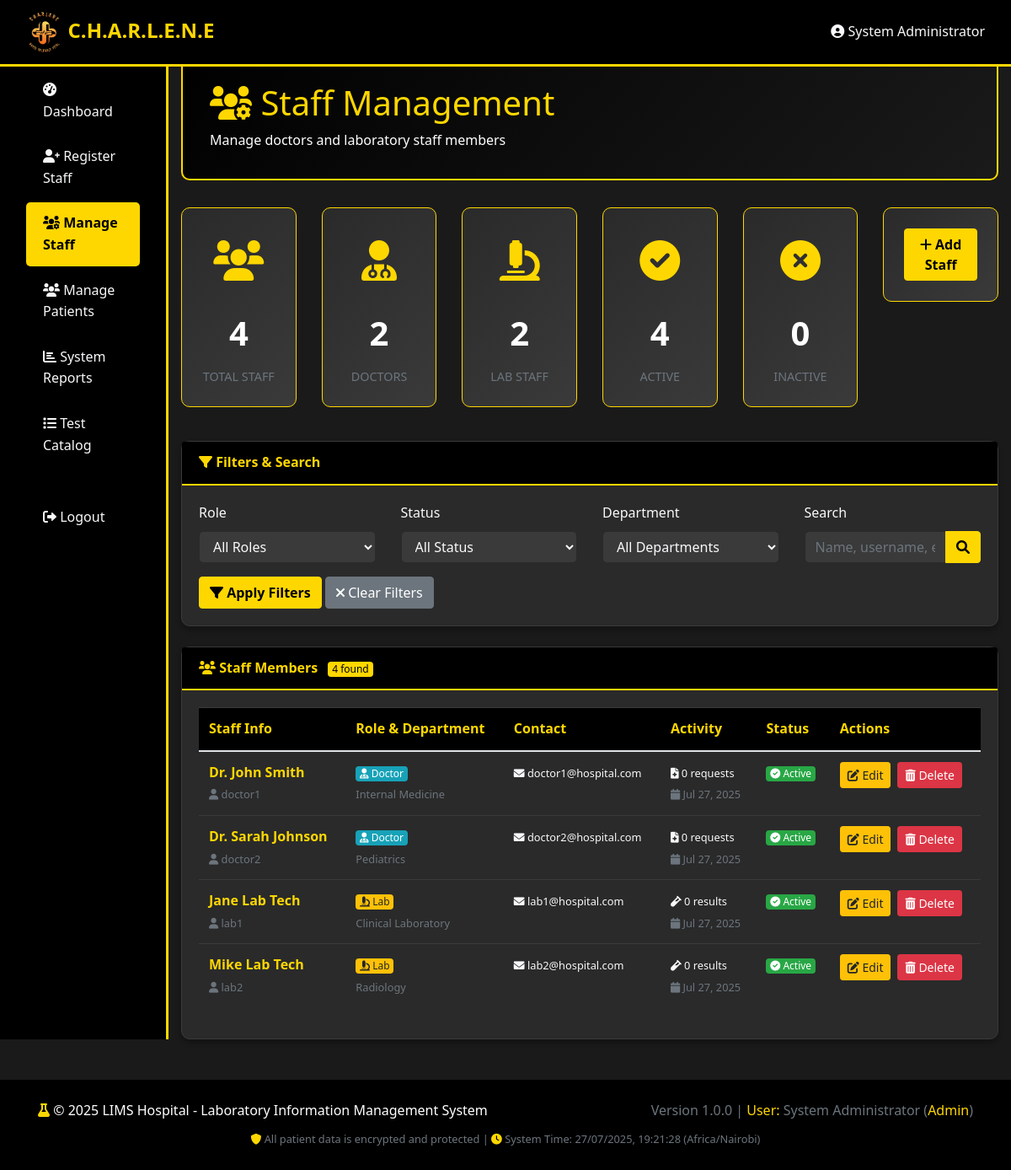
Page /admin/manage_staff.php (signed in) on the committed database.
### tables this page shows
CREATE TABLE users (
    id INT AUTO_INCREMENT PRIMARY KEY,
    username VARCHAR(50) UNIQUE NOT NULL,
    password VARCHAR(255) NOT NULL,
    full_name VARCHAR(100) NOT NULL,
    email VARCHAR(100),
    phone VARCHAR(20),
    role ENUM('doctor', 'lab', 'admin') NOT NULL,
    department VARCHAR(50),
    is_active BOOLEAN DEFAULT TRUE,
    created_at TIMESTAMP DEFAULT CURRENT_TIMESTAMP,
    updated_at TIMESTAMP DEFAULT CURRENT_TIMESTAMP ON UPDATE CURRENT_TIMESTAMP
);

### admin/manage_staff.php (the view, shortened to what the rows shown need)
<?php
require_once '../includes/header.php';
$database = new Database();
$pdo = $database->connect();
$sql = "SELECT u.*,
        (SELECT COUNT(*) FROM test_requests tr WHERE tr.doctor_id = u.id) as total_requests,
        (SELECT COUNT(*) FROM test_results tr
         JOIN test_request_items tri ON tr.test_item_id = tri.id
         WHERE tr.performed_by = u.id OR tr.verified_by = u.id) as total_results
        FROM users u
        WHERE u.role IN ('doctor', 'lab')";
$params = [];
$sql .= " ORDER BY u.full_name ASC";
try {
    $stmt = $pdo->prepare($sql);
    $stmt->execute($params);
    $staff_members = $stmt->fetchAll(PDO::FETCH_ASSOC);
} catch (Exception $e) {
    $_SESSION['error'] = "Error fetching staff members: " . $e->getMessage();
    error_log("Error fetching staff: " . $e->getMessage());
    $staff_members = [];
}
?>
<!DOCTYPE html>
<html lang="en">
<head>
    <link href="https://cdnjs.cloudflare.com/ajax/libs/bootstrap/4.6.0/css/bootstrap.min.css" rel="stylesheet">
    <link href="https://cdnjs.cloudflare.com/ajax/libs/font-awesome/6.0.0/css/all.min.css" rel="stylesheet">
    <link href="../assets/css/style.css" rel="stylesheet">
</head>
<body>
    <div class="container-fluid">
        <div class="row">
            <div class="col-md-9 col-lg-10 main-content">
                <div class="dashboard-header">
                    <h1 class="text-gold">
                        <i class="fas fa-users-cog"></i> Staff Management
                    </h1>
                </div>
                <div class="card">
                    <div class="card-body">
                        <?php if (empty($staff_members)): ?>
                            <div class="text-center py-5">
                                <i class="fas fa-users fa-3x text-muted mb-3"></i>
                                <h4 class="text-muted">No staff members found</h4>
                                <p class="text-muted">Try adjusting your filters or search criteria</p>
                                <a href="staff_registration.php" class="btn btn-gold">
                                    <i class="fas fa-plus"></i> Register New Staff
                                </a>
                            </div>
                        <?php else: ?>
                            <div class="table-responsive">
                                <table class="table table-hover">
                                    <thead>
                                        <tr>
                                            <th>Staff Info</th>
                                            <th>Role & Department</th>
                                            <th>Contact</th>
                                            <th>Activity</th>
                                            <th>Status</th>
                                            <th>Actions</th>
                                        </tr>
                                    </thead>
                                    <tbody>
                                        <?php foreach ($staff_members as $staff): ?>
                                            <tr>
                                                <td>
                                                    <div>
                                                        <strong class="text-gold">
                                                            <?php echo htmlspecialchars($staff['full_name']); ?>
                                                        </strong>
                                                        <br>
                                                        <small class="text-muted">
                                                            <i class="fas fa-user"></i>
                                                            <?php echo htmlspecialchars($staff['username']); ?>
                                                        </small>
                                                    </div>
                                                </td>
                                                <td>
                                                    <div>
                                                        <span class="badge badge-<?php echo $staff['role'] === 'doctor' ? 'info' : 'warning'; ?>">
                                                            <i class="fas fa-<?php echo $staff['role'] === 'doctor' ? 'user-md' : 'microscope'; ?>"></i>
                                                            <?php echo ucfirst($staff['role']); ?>
                                                        </span>
                                                        <br>
                                                        <small class="text-muted">
                                                            <?php echo htmlspecialchars($staff['department'] ?? 'N/A'); ?>
                                                        </small>
                                                    </div>
                                                </td>
                                                <td>
                                                    <div>
                                                        <?php if ($staff['email']): ?>
                                                            <small>
                                                                <i class="fas fa-envelope"></i>
                                                                <?php echo htmlspecialchars($staff['email']); ?>
                                                            </small>
                                                            <br>
                                                        <?php endif; ?>
                                                    </div>
                                                </td>
                                                <td>
                                                    <div>
                                                        <?php if ($staff['role'] === 'doctor'): ?>
                                                            <small>
                                                                <i class="fas fa-file-medical"></i>
                                                                <?php echo $staff['total_requests']; ?> requests
                                                            </small>
                                                        <?php else: ?>
                                                            <small>
                                                                <i class="fas fa-vial"></i>
                                                                <?php echo $staff['total_results']; ?> results
                                                            </small>
                                                        <?php endif; ?>
                                                        <br>
                                                        <small class="text-muted">
                                                            <i class="fas fa-calendar"></i>
                                                            <?php echo date('M j, Y', strtotime($staff['created_at'])); ?>
                                                        </small>
                                                    </div>
                                                </td>
                                                <td>
                                                    <span class="badge badge-<?php echo $staff['is_active'] ? 'success' : 'danger'; ?>">
                                                        <i class="fas fa-<?php echo $staff['is_active'] ? 'check-circle' : 'times-circle'; ?>"></i>
                                                        <?php echo $staff['is_active'] ? 'Active' : 'Inactive'; ?>
                                                    </span>
                                                </td>
                                                <td>
                                                    <div class="d-flex">
                                                        <button type="button" class="btn btn-sm btn-warning mr-2 edit-btn"
                                                            data-id="<?php echo $staff['id']; ?>"
                                                            data-fullname="<?php echo htmlspecialchars($staff['full_name']); ?>"
                                                            data-email="<?php echo htmlspecialchars($staff['email'] ?? ''); ?>"
                                                            data-phone="<?php echo htmlspecialchars($staff['phone'] ?? ''); ?>"
                                                            data-department="<?php echo htmlspecialchars($staff['department'] ?? ''); ?>">
                                                            <i class="fas fa-edit"></i> Edit
                                                        </button>
                                                        <form method="POST" action="" style="display:inline;">
                                                            <button type="submit" class="btn btn-sm btn-danger"
                                                                    onclick="return confirm('Are you sure you want to delete this staff member?');">
                                                                <i class="fas fa-trash-alt"></i> Delete
                                                            </button>
                                                        </form>
                                                    </div>
                                                </td>
                                            </tr>
                                        <?php endforeach; ?>
                                    </tbody>
                                </table>
                            </div>
                        <?php endif; ?>
                    </div>
                </div>
            </div>
        </div>
    </div>
    <?php require_once '../includes/footer.php'; ?>
</body>
</html>

### rows in the picture
users: full_name "Dr. John Smith", username "doctor1", role "Doctor", department "Internal Medicine", email "doctor1@hospital.com", total_requests "0", created_at "Jul 27, 2025", is_active 1 (drawn)
users: full_name "Dr. Sarah Johnson", username "doctor2", role "Doctor", department "Pediatrics", email "doctor2@hospital.com", total_requests "0", created_at "Jul 27, 2025", is_active 1 (drawn)
users: full_name "Jane Lab Tech", username "lab1", role "Lab", department "Clinical Laboratory", email "lab1@hospital.com", total_results "0", created_at "Jul 27, 2025", is_active 1 (drawn)
users: full_name "Mike Lab Tech", username "lab2", role "Lab", department "Radiology", email "lab2@hospital.com", total_results "0", created_at "Jul 27, 2025", is_active 1 (drawn)

### other values in the picture
$user_info['name'] "System Administrator"
$stats['total_staff'] "4"
$stats['total_doctors'] "2"
$stats['total_lab_staff'] "2"
$stats['active_staff'] "4"
$stats['inactive_staff'] "0"
count($staff_members) "4"
APP_VERSION "1.0.0"
$user_info['role'] "Admin"
TIMEZONE "Africa/Nairobi"
